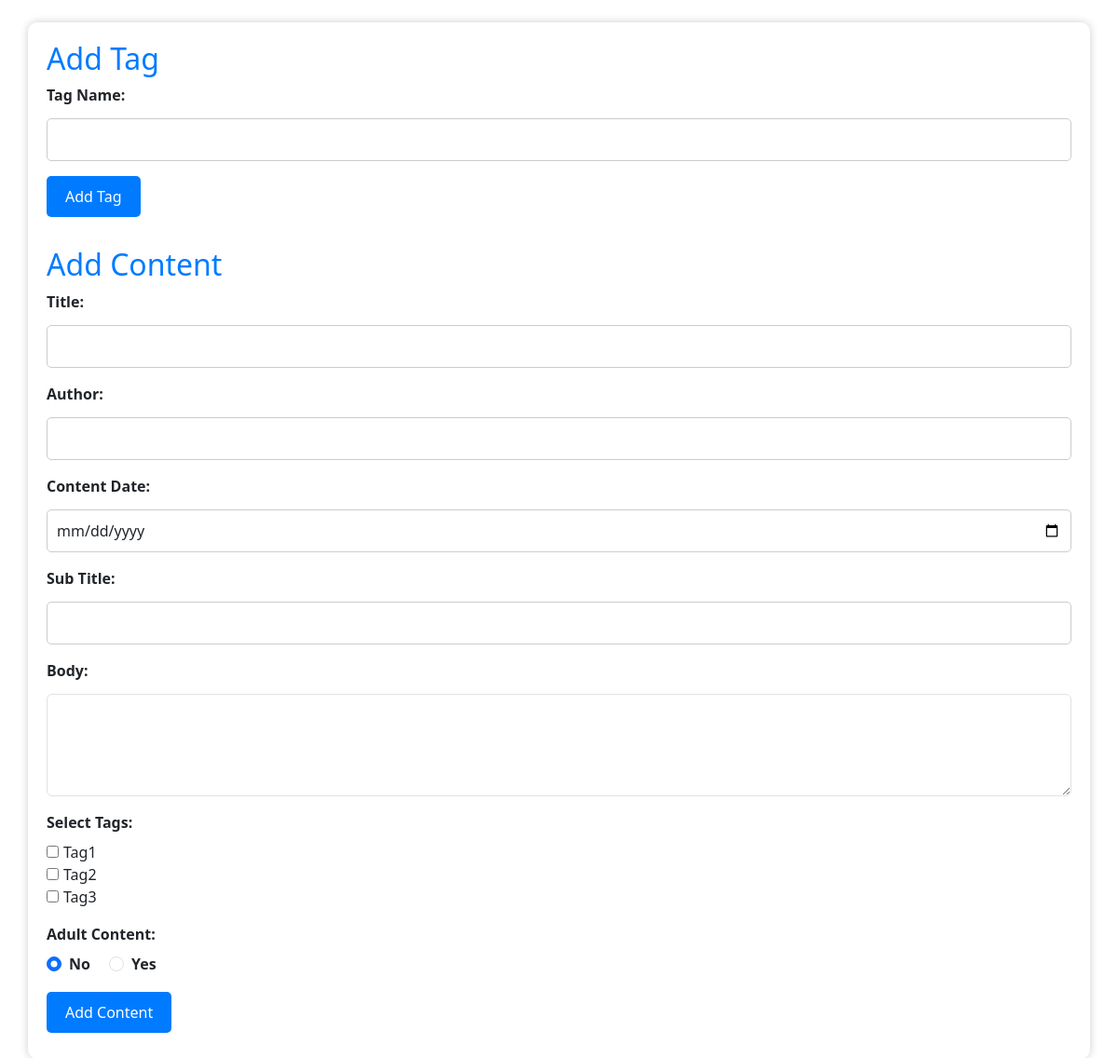
/mannagment/addContent.php, run on an earlier commit of the app's database.
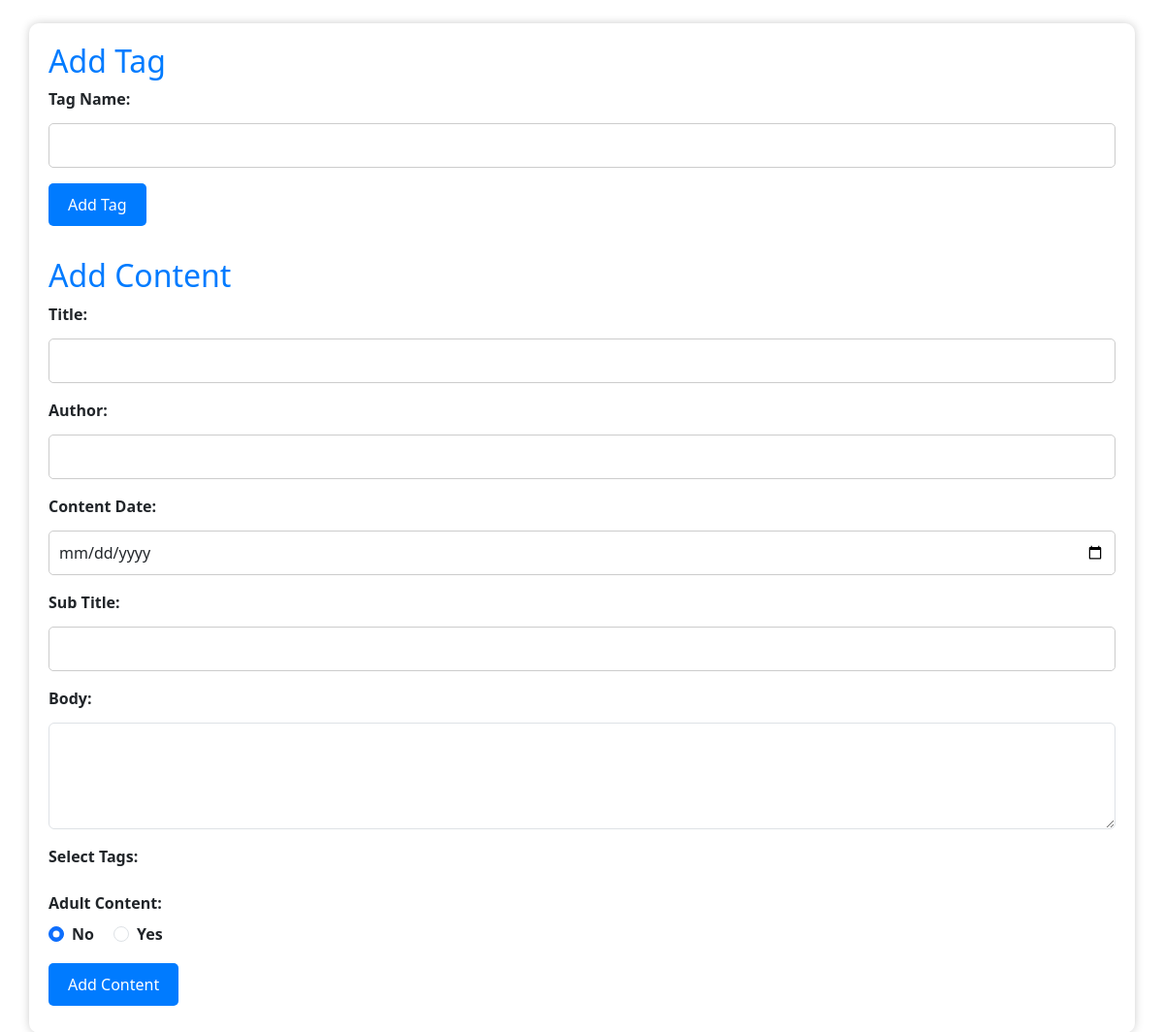
And on a later commit of the database.
### tables this page shows
CREATE TABLE `tag` (
    `tag_id` INT PRIMARY KEY AUTO_INCREMENT,
    `name` VARCHAR(50) NOT NULL,
    popularity_points INT DEFAULT 0
  );

### mannagment/addContent.php (the view, shortened to what this page needs)
<?php
require_once('dbConnection.php');
?>
<!DOCTYPE html>
<html>
<head>
    <link href="https://cdn.jsdelivr.net/npm/bootstrap@5.3.0/dist/css/bootstrap.min.css" rel="stylesheet">
</head>
<body class="container mt-4">
<h2>Add Tag</h2>
    <form method="post" class="form-label">
        <div class="mb-3">
            <label for="tag_name" class="form-label">Tag Name:</label>
            <input type="text" name="tag_name" class="form-control" required>
        </div>
        <input type="submit" name="add_tag" value="Add Tag" class="btn btn-primary">
    </form><br>
    <h2>Add Content</h2>
    <form method="post" class="form-label">
        <div class="mb-3">
            <label for="title" class="form-label">Title:</label>
            <input type="text" name="title" class="form-control" required>
        </div>
        <div class="mb-3">
            <label for="author" class="form-label">Author:</label>
            <input type="text" name="author" class="form-control" required>
        </div>
        <div class="mb-3">
            <label for="content_date" class="form-label">Content Date:</label>
            <input type="date" name="content_date" class="form-control">
        </div>
        <div class="mb-3">
            <label for="sub_title" class="form-label">Sub Title:</label>
            <input type="text" name="sub_title" class="form-control">
        </div>
        <div class="mb-3">
            <label for="body" class="form-label">Body:</label>
            <textarea name="body" rows="4" class="form-control" required></textarea>
        </div>
        <div class="mb-3">
            <label for="tag_ids" class="form-label">Select Tags:</label><br>
            <?php
            $tag_sql = "SELECT tag_id, name FROM tag";
            $tag_result = $conn->query($tag_sql);
            while ($tag_row = $tag_result->fetch_assoc()) {
                echo '<input type="checkbox" name="tag_ids[]" value="' . $tag_row["tag_id"] . '">' . $tag_row["name"] . '<br>';
            }
            ?>
        </div>
        <div class="mb-3">
            <label for="adult_tag" class="form-label">Adult Content:</label><br>
            <div class="form-check form-check-inline">
                <input class="form-check-input" type="radio" name="adult_tag" id="adult_tag_0" value="0" checked>
                <label class="form-check-label" for="adult_tag_0">No</label>
            </div>
            <div class="form-check form-check-inline">
                <input class="form-check-input" type="radio" name="adult_tag" id="adult_tag_1" value="1">
                <label class="form-check-label" for="adult_tag_1">Yes</label>
            </div>
        </div>
        <input type="submit" name="add_content" value="Add Content" class="btn btn-primary">
    </form>

### mannagment/addContent.php (style rules this page uses)
body { background-color: #f8f9fa; padding: 20px; }
.container { background-color: #ffffff; padding: 20px; border-radius: 10px; box-shadow: 0px 0px 10px rgba(0, 0, 0, 0.2); margin-bottom: 20px; }
h2 { color: #007bff; margin-top: 0; }
label { font-weight: bold; }
input[type="text"], input[type="date"], textarea { width: 100%; padding: 10px; margin: 5px 0; border: 1px solid #ccc; border-radius: 5px; }
input[type="radio"], input[type="checkbox"] { margin-right: 5px; }
input[type="submit"] { background-color: #007bff; color: #ffffff; padding: 10px 20px; border: none; border-radius: 5px; cursor: pointer; }

What changed in the data, as far as the page shows it:
removed tag: name "Tag1"
removed tag: name "Tag2"
removed tag: name "Tag3"
